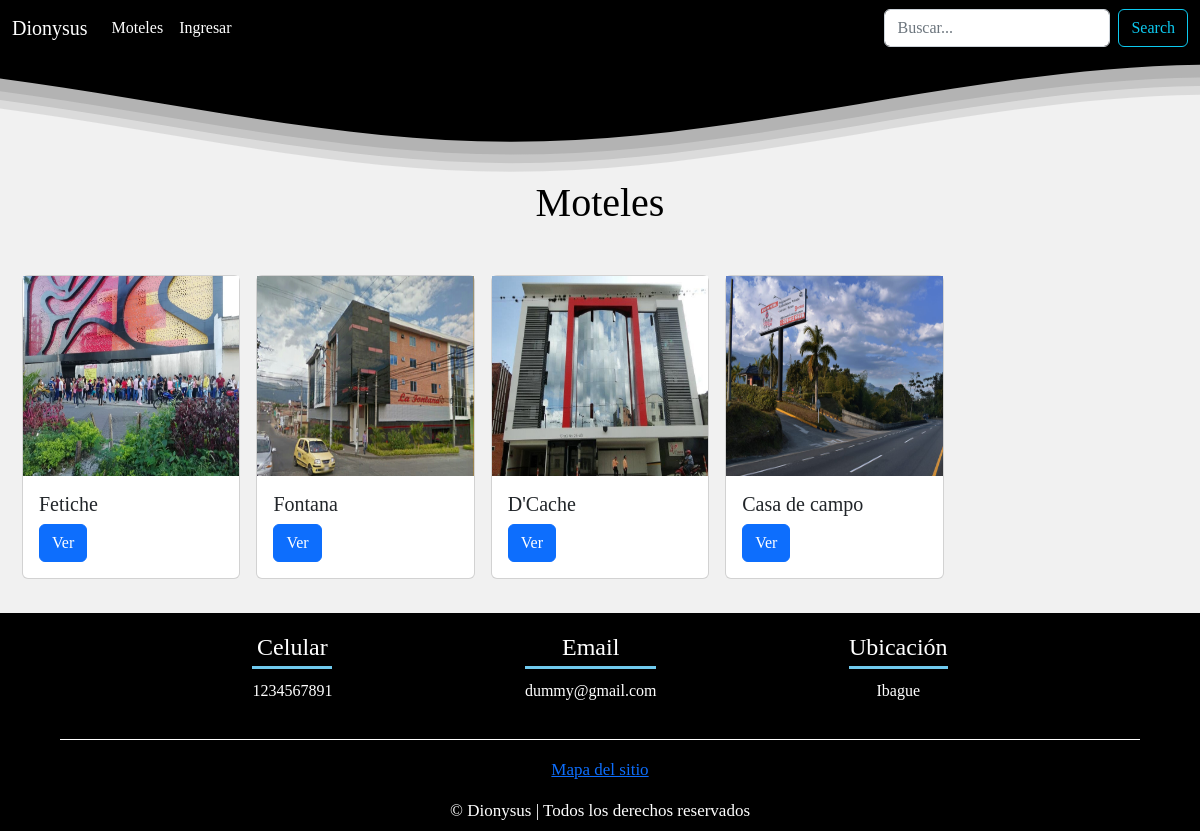
/motel/dirMotel, run on the app's committed database.
### tables this page shows
CREATE TABLE `motel` (
  `id` int(255) NOT NULL,
  `documento_rpta` bigint(255) NOT NULL,
  `nit` int(255) NOT NULL,
  `nombre` varchar(100) NOT NULL,
  `direccion` varchar(255) DEFAULT NULL,
  `descripcion` text NOT NULL,
  `telefono` varchar(255) DEFAULT NULL,
  `email` varchar(255) DEFAULT NULL,
  `image` varchar(255) DEFAULT NULL
);

### controllers/motelController.php (called while the page is built, shortened)
<?php
require_once 'models/motel.php';
class motelController {
    public function dirMotel() {
        $motel = new motel();
        $moteles = $motel->getAll();
        require_once 'views/layout/header2.php';
        require_once 'views/motel/dirmotel.php';
    }
}

### config/db.php (called while the page is built)
<?php
class Database {
    public static function connect() {
        $db = new mysqli('localhost','root','','dionysus');
        $db->query("SET NAMES 'utf8'");
        return $db;
    }
}

### models/motel.php (called while the page is built, shortened)
<?php
class motel {
    private $db;
    public function __construct() {
        $this->db = Database::connect();
    }
    public function getAll() {
        $moteles = $this->db->query("SELECT * FROM motel");
        return $moteles;
    }
}

### views/motel/dirmotel.php (the view)
<h1 class="title">Moteles</h1>
<br>
<div class="row row-cols-2 row-cols-lg-5 g-2 g-lg-3 mx-1">
    <?php while ($mote = $moteles->fetch_object()) : ?>
        <div class="col mb-4">
            <div class="card">
                <?php if ($mote->image != null): ?>
                    <center><img src="<?= base_url ?>uploads/images/motel/<?= $mote->image ?>" ></center>
                <?php else: ?>
                    <center><img src="<?= base_url ?>assets/img/dummy.png"></center>
                <?php endif; ?>
                <div class="card-body">
                    <h5 class="card-title"><?= $mote->nombre ?></h5>
                    <a href="<?= base_url ?>motel/ver&id=<?= $mote->id ?>" class="btn btn-primary btn-ver">Ver</a>
                </div>
            </div>
        </div>
    <?php endwhile; ?>
</div>

### index.php (shortened to what this page needs)
<?php
require_once 'config/db.php';
if (isset($_GET['controller'])) {
    $nombre_controlador = $_GET['controller'].'Controller';
} elseif (!isset($_GET['controller']) && !isset ($_GET['action'])) {
    $nombre_controlador = controller_default;
}
else {
    show_error();
    exit();
}
if (class_exists($nombre_controlador)) {
    $controlador = new $nombre_controlador();
    if (isset($_GET['action']) && method_exists($controlador, $_GET['action'])) {
        $action = $_GET['action'];
        $controlador->$action();
    } elseif (!isset($_GET['controller']) && !isset ($_GET['action'])) {
        $action_default = action_default;
        $controlador->$action_default();
    } else {
        show_error();
    }
} else {
    show_error();
}
require_once 'views/layout/footer.php';

### views/layout/header2.php (shortened to what this page needs)
<!doctype html>
<html lang="es">
    <head>
        <link rel="stylesheet" href="<?= base_url ?>assets/css/all.min.css">
        <link rel="stylesheet" href="<?= base_url ?>assets/css/bootstrap.min.css">
        <link rel="stylesheet" href="<?= base_url ?>assets/css/style.css">
        <link rel="stylesheet" href="<?= base_url ?>assets/css/sweetalert2.css"/>
    </head>
    <body>
        <header>
            <nav class="navbar navbar-expand-lg navbar-dark navbar-custom">
                <div class="container-fluid">
                    <a class="navbar-brand" href="<?= base_url ?>">Dionysus</a>
                    <div class="collapse navbar-collapse" id="navbarSupportedContent">
                        <ul class="navbar-nav me-auto mb-2 mb-lg-0">
                            <li class="nav-item">
                                <a class="nav-link" aria-current="page" href="<?= base_url ?>motel/dirMotel">Moteles</a>
                            </li>
                            <?php if (isset($_SESSION['identity'])): ?>
                                <li class="nav-item dropdown">
                                    <a class="nav-link dropdown-toggle active" href="#" id="navbarDropdown" role="button" data-bs-toggle="dropdown" aria-expanded="false">
                                        Mi cuenta
                                    </a>
                                    <ul class="dropdown-menu" aria-labelledby="navbarDropdown">
                                        <li><a class="dropdown-item" aria-current="page" href="<?= base_url ?>">Perfil</a></li>
                                        <li><a class="dropdown-item" aria-current="page" href="<?= base_url ?>">Listas</a></li>
                                        <li><a class="dropdown-item" aria-current="page" href="<?= base_url ?>usuario/logout">Cerrar sesión</a></li>
                                    </ul>
                                </li>
                            <?php else: ?>
                                <li class="nav-item">
                                    <a class="nav-link" aria-current="page" href="<?= base_url ?>usuario/ingresar">Ingresar</a>
                                </li>
                            <?php endif; ?>
                        </ul>
                        <form class="d-flex">
                            <input class="form-control me-2" type="search" placeholder="Buscar..." aria-label="Search">
                            <button class="btn btn-outline-info" type="submit">Search</button>
                        </form>
                    </div>
                </div>
            </nav>
        </header>
        <div>
        </div>
        <div class="content">

### views/layout/footer.php
</div>
<footer>
    <div class="contenedor-footer">
        <div class="content-foo">
            <h4>Celular</h4>
            <p>1234567891</p>
        </div>
        <div class="content-foo">
            <h4>Email</h4>
            <p>dummy@gmail.com</p>
        </div>
        <div class="content-foo">
            <h4>Ubicación</h4>
            <p>Ibague</p>
        </div>
    </div>
    <h2 class="titulo-final"><a href="map.site.html">Mapa del sitio</a></h2>
    <h2 class="titulo-final">&copy; Dionysus | Todos los derechos reservados</h2>
</footer>
</body>
</html>

### assets/css/style.css (style rules this page uses)
* { margin: 0; padding: 0; box-sizing: border-box; }
body { font-family: 'Cardo', serif; position: relative; padding-bottom: 218.58px; min-height: 100vh; display:flex; flex-direction: column; background-color: #f1f1f1 }
.navbar-custom { background-color: black; }
.nav-link { color:white; }
.card img { width: -webkit-fill-available; height: 200px; }
.waves1 { position:relative; width: 100%; height:15vh; margin-bottom:-7px; min-height:100px; max-height:150px; background: black; }
footer { position: absolute; right: 0; bottom: 0; left: 0; background: #000000; padding: 20px 0 10px 0; margin: auto; overflow: hidden; }
.contenedor-footer { display: flex; width: 90%; justify-content: space-evenly; margin: auto; padding-bottom: 20px; border-bottom: 1px solid #ffffff; }
.content-foo { text-align: center; }
.content-foo h4 { color: #ffffff; border-bottom: 3px solid #70CAEE; padding-bottom: 5px; margin-bottom: 10px; }
.content-foo p { color: #ffffff; }
.titulo-final { text-align: center; font-size: 17px; margin: 20px 0 0 0; color: #ffffff; }
.content { padding: 10px; }
.content h1 { margin: 0 0 2%; color: #000000; text-align: center; }
::placeholder { color: #1b1b1bbb; }

### data on the page
motel: image (picture), nombre "Fetiche"
motel: image (picture), nombre "Fontana"
motel: image (picture), nombre "D'Cache"
motel: image (picture), nombre "Casa de campo"
